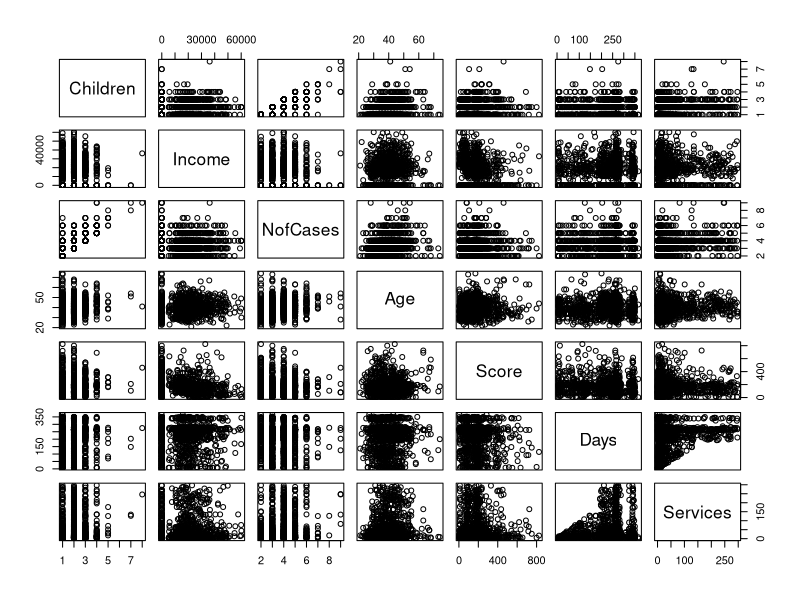

Write the R code that produced this figure.
#################### Project 6: Regression analysis
#### Predict number of cases a client likely to open based on collected demographics
#### Apply multiple regression to examine how multiple predictor variables can be used to model a response variable
####################

### Load and explore the dataset

data<-read.csv("demo.csv")

str(data)

### The following data was collected on 1187 clients.
### This is a very rich dataset with the following columns: 
### Client _id - id of client assigned at the stage of enrollment 
### Children - number of children in the household
### Income - income of client
### NofCases - number of cases opened by clients during program
### Age - age of client
### Score - assessment of survey completed by client
### Days - total number of days being enrolled in the program
### Services - total number of services received by clients


#### All of the variables are quantitative
#### On average client has opened 3.6 cases. The range is 7, min is 2, and max is 4. 

library(tidyverse)
library(dplyr)
summary(data)

### The first column is id. Not useful for analysis, will be removed

data<-subset(data, select = Children:Services) 


### In the following pairs plot of the other 7 quantitative values, there is a slight    
### relationship between number of cases and age, number of cases and services, and quite 
### strong relationship between number of cases and number of children in the 
### household
pairs(data)

### Run correlation analysis to tell us the relationship between variables.
### Notice that most of the correlations are at or below 0.20. 
### The highest is between nofcases and children 0.81
### Then, age and nofcaaes is correlated at .21 
### Services and nofcases is .22

round(cor(data),2)

#### Create multiple linear regression model to number of cases from the rest of the explanatory variables

library(MASS)

model<-lm(NofCases ~.,data=data)
summary(model)

#### Observations from the model:
#### The p𝑝-value for each coefficient tells whether it’s a significant predictor 
#### of number of cases given the other explanatory variables in the model.
#### The p𝑝-values for children, age, services and score are significant.

#### This model gives us a multiple R2 of 0.6427 and an adjusted R2of 0.6827. 
#### In other words, 68.27% of variation in "number of cases" can be explained 
#### by the linear regression model by four variables.

